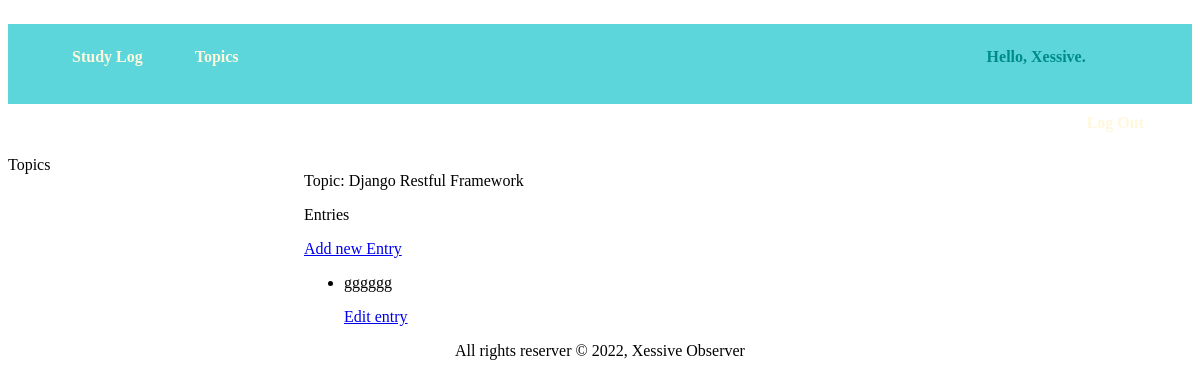
The page /topic/2/ (signed in) on the database as committed earlier.
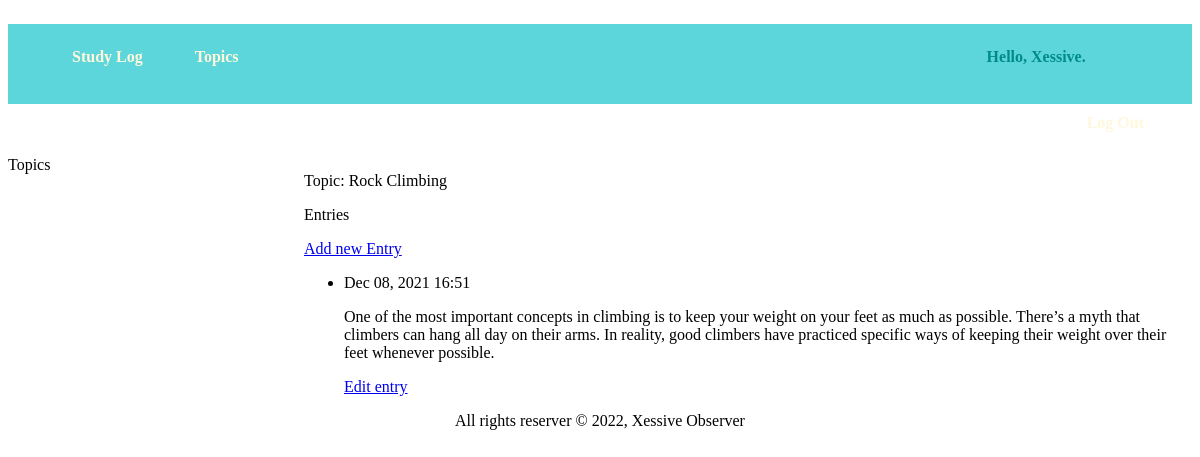
The same page on the database as committed later.
### StudyLogs/models.py (models this page shows, shortened)
class Topic(models.Model):
    text = models.CharField(max_length=200)
    date_added = models.DateTimeField(auto_now_add=True)
    owner = models.ForeignKey(User, on_delete=models.CASCADE)
    def __str__(self):
        return self.text

class Entry(models.Model):
    topic = models.ForeignKey(Topic, on_delete=models.CASCADE)
    text = models.TextField()
    date_added = models.DateTimeField(auto_now_add=True)
    class Meta:
        verbose_name_plural = 'entries'

### StudyLogs/views.py (the view)
# urls.py: path('topic/<int:topic_id>/', views.topic, name='topic'),
@login_required
def topic(request, topic_id):
    topic = Topic.objects.get(id=topic_id)
    if topic.owner != request.user:
        raise Http404
    entries = topic.entry_set.order_by('-date_added')
    context = {'topic': topic, 'entries':entries}
    return render(request, 'StudyLogs/topic.html', context)

### StudyLogs/templates/StudyLogs/topic.html
{% extends 'StudyLogs/base.html'%}
{% block content %}
    <p>Topic: {{ topic }}</p>
    <p>Entries</p>
    <p>
        <a href="{% url 'StudyLogs:new_entry' topic.id %}">Add new Entry</a>
    </p>
    <ul>
        {% for entry in entries %}
            <li>
                <p>
                    {{ entry.date_added|date:'M d, Y H:i' }}
                </p>
                <p>
                    {{ entry.text|linebreaks }}
                </p>
                <p>
                    <a href="{% url 'StudyLogs:edit_entry' entry.id %}">Edit entry</a>
                </p>
            </li>
        {% empty %}
            <li>
                There are no entries for this topic yet.
            </li>
        {% endfor %}
    </ul>
{% endblock content %}

Rows that differ between the two databases and show on the page:
no longer on this page (row edited): Entry: text "gggggg"
changed Topic: text "Django Restful Framework" → "Rock Climbing"
added Entry: date_added "Dec 08, 2021 16:51", text "One of the most important concepts in climbing is to keep your weight on your feet as much as possible. There’s a myth that climbers can hang all day on their arms. In reality, good climbers have practiced specific ways of keeping their weight over their feet whenever possible."
